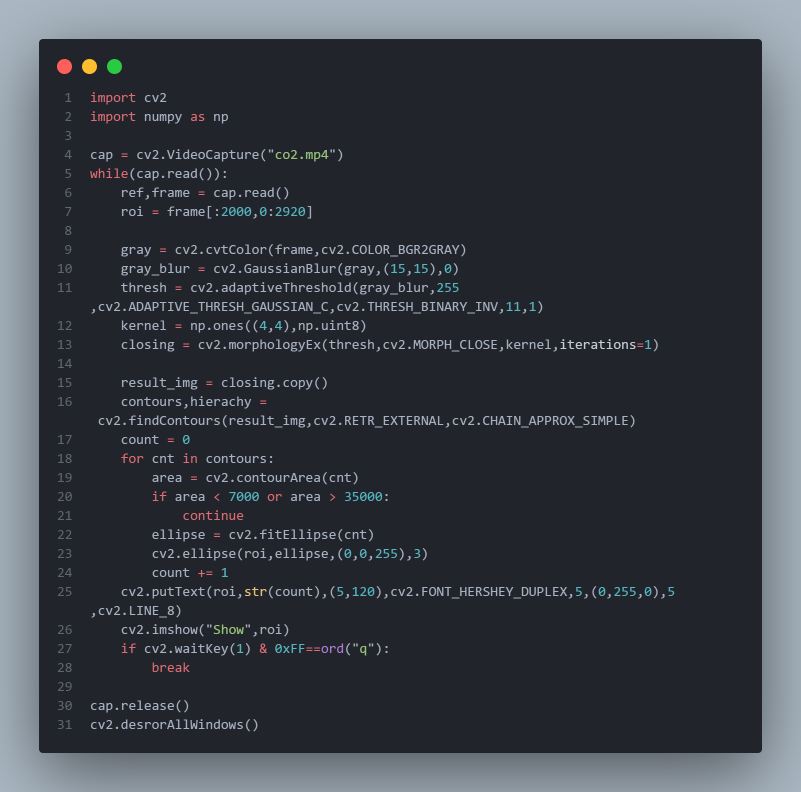
#> input picture code.png, 1602 x 1584 px, given in place of co2.mp4, which was not available (shown at 1/2 size)
$ python Coin.py
#> lines starting #> are read from the running program, lines starting #| are printed output that depends on the picture; after the words box and inside, x2 and y2 are one past the last pixel; in counts of white or black regions, pixels touching at a corner belong together; pictures that were not available may be replaced by others from this repository, and a replacement may not be noted
import cv2
import numpy as np

cap = cv2.VideoCapture("co2.mp4")
while(cap.read()):
    ref,frame = cap.read()
#> frame is the input picture: shape (1584, 1602, 3); mean B, G, R 69.6, 62.8, 57.4
    roi = frame[:2000,0:2920]

    gray = cv2.cvtColor(frame,cv2.COLOR_BGR2GRAY)
    gray_blur = cv2.GaussianBlur(gray,(15,15),0)
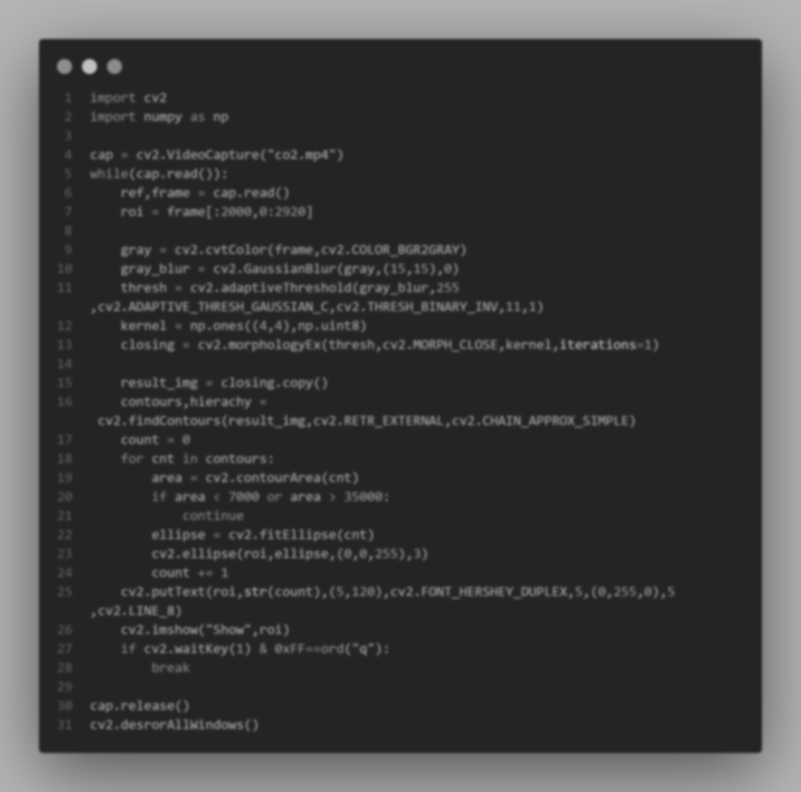
#> gray_blur: shape (1584, 1602) (shown at 1/2 size); min 36, max 193, mean 61.6
    thresh = cv2.adaptiveThreshold(gray_blur,255,cv2.ADAPTIVE_THRESH_GAUSSIAN_C,cv2.THRESH_BINARY_INV,11,1)
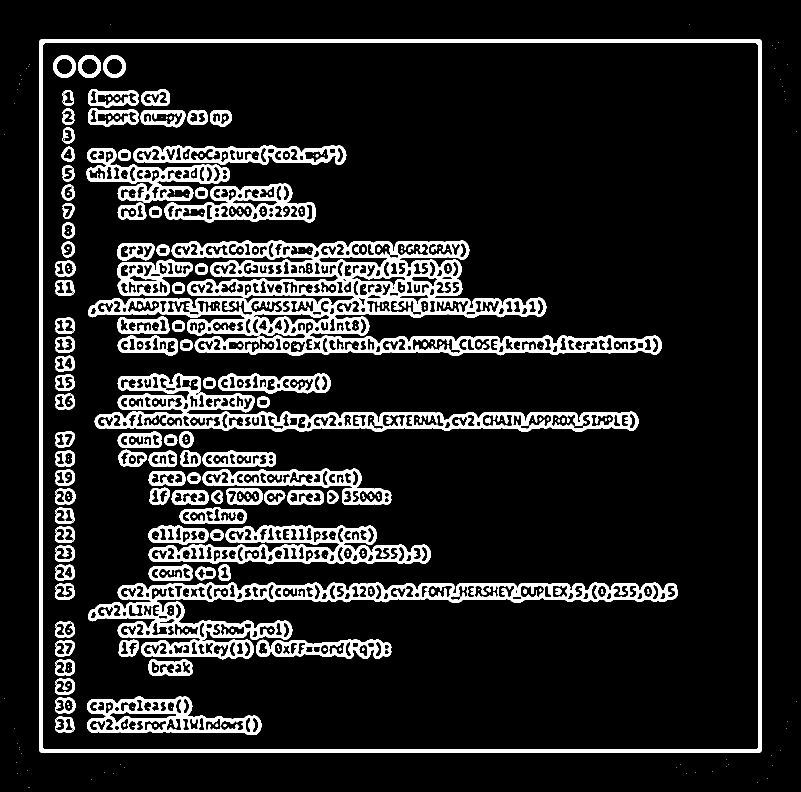
#> thresh: shape (1584, 1602) (shown at 1/2 size); 12.9% white; 375 white regions (174 under 20 px), largest, box (x1, y1, x2, y2) and area: (176, 481, 1324, 711) 74360, (78, 78, 1524, 1506) 45706, (176, 1165, 1356, 1319) 36761
    kernel = np.ones((4,4),np.uint8)
    closing = cv2.morphologyEx(thresh,cv2.MORPH_CLOSE,kernel,iterations=1)
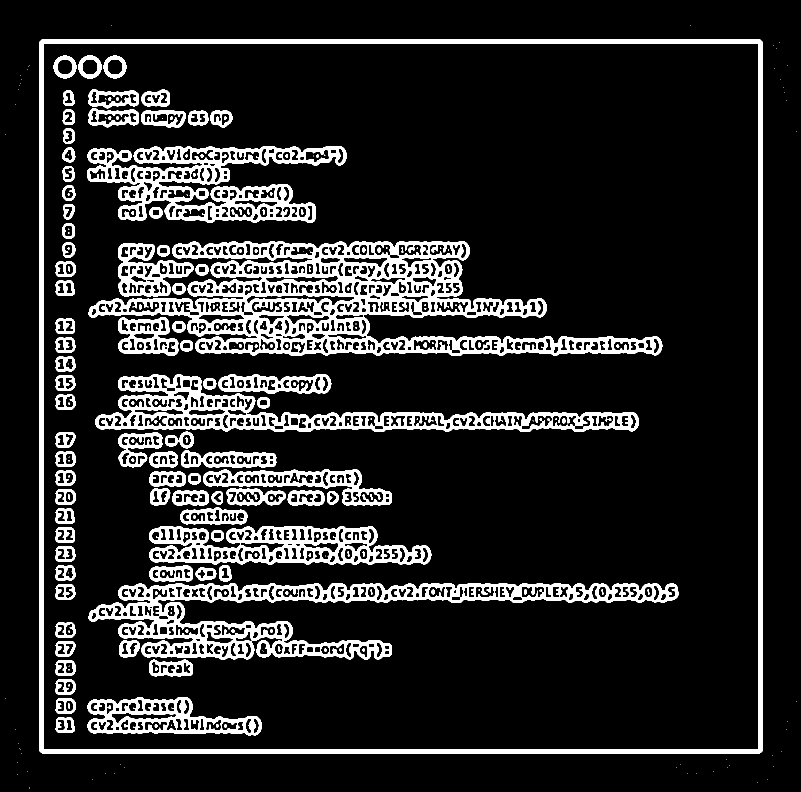
#> closing: shape (1584, 1602) (shown at 1/2 size); 13.3% white; 284 white regions (111 under 20 px)

    result_img = closing.copy()
    contours,hierachy = cv2.findContours(result_img,cv2.RETR_EXTERNAL,cv2.CHAIN_APPROX_SIMPLE)
#> contours = 54 contours, 53 with area under 20; largest, box (x1, y1, x2, y2) and area: (79, 79, 1525, 1507) 2061981
    count = 0
    for cnt in contours:
        area = cv2.contourArea(cnt)
        if area < 7000 or area > 35000:
            continue
        ellipse = cv2.fitEllipse(cnt)
        cv2.ellipse(roi,ellipse,(0,0,255),3)
        count += 1
#> this loop made 54 passes
#> area on pass 52: 2061981
#> after the loop, count = 0
    cv2.putText(roi,str(count),(5,120),cv2.FONT_HERSHEY_DUPLEX,5,(0,255,0),5,cv2.LINE_8)
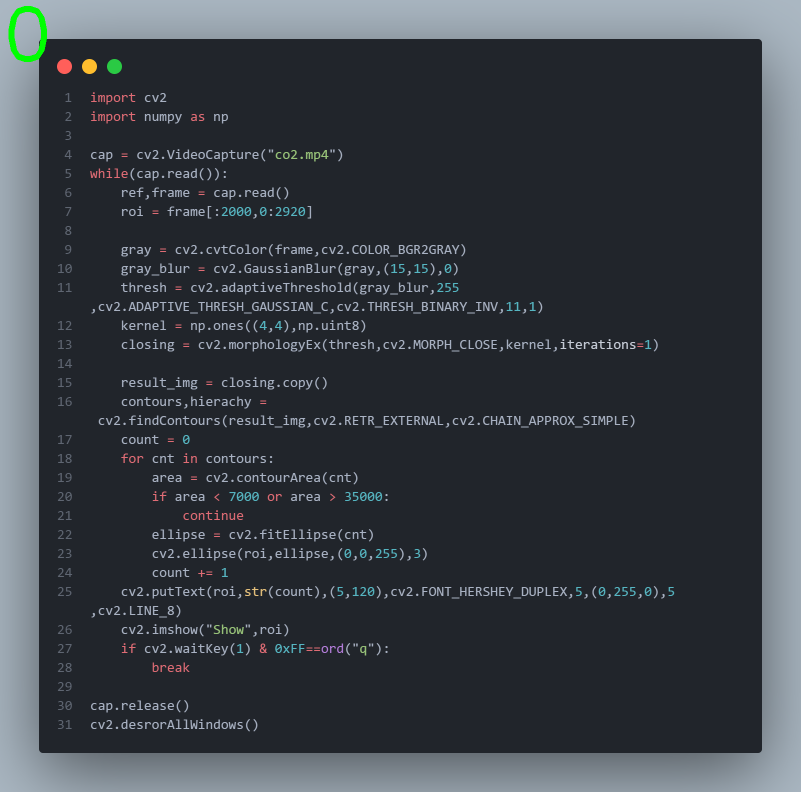
#> roi: shape (1584, 1602, 3) (shown at 1/2 size); 0.13% of pixels changed, all inside (x1, y1, x2, y2) = (17, 12, 94, 124)
    cv2.imshow("Show",roi)
    if cv2.waitKey(1) & 0xFF==ord("q"):
#> (key q is pressed here)
        break

cap.release()
#> (the run stopped early here; a loop or call above may not have finished)
